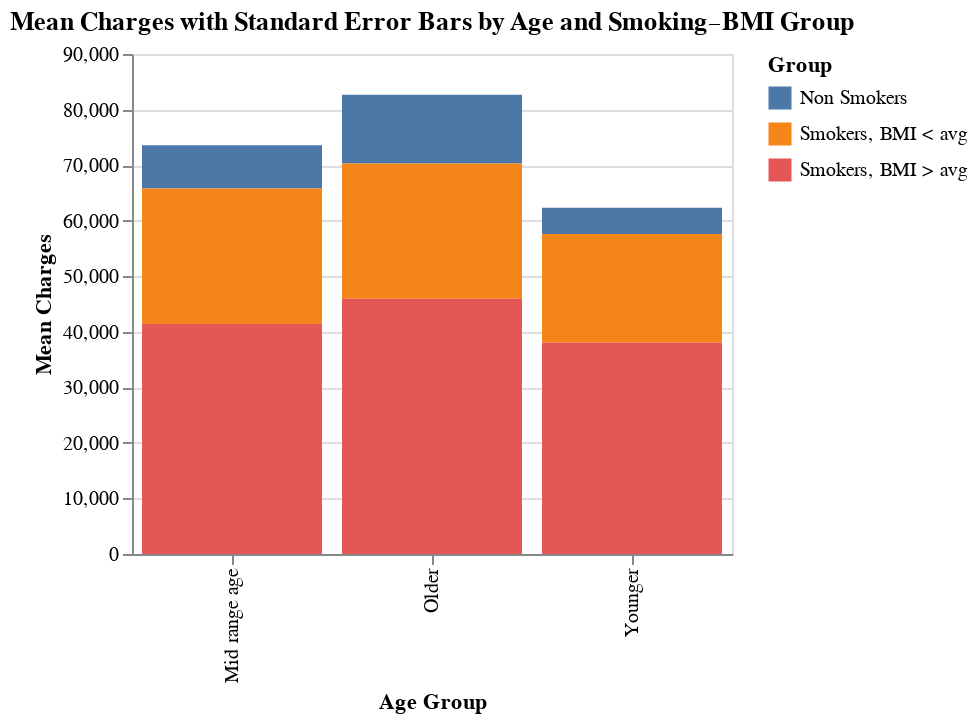

Notebook code cell kept with this figure:
### Code cell
# Plot 1: Bar chart with error bars

bar = alt.Chart(group_stats).mark_bar().encode(
    x=alt.X('Age Group:N', title='Age Group'),
    y=alt.Y('mean_charge:Q', title='Mean Charges'),
    color='Group:N'
)

error = alt.Chart(group_stats).mark_errorbar().encode(
    x='Age Group:N',
    y=alt.Y('mean_charge:Q', title='Mean Charges', scale=alt.Scale(zero=False)),
    color='Group:N'
)

(bar + error).properties(
    width=300,
    height=250,
    title='Mean Charges with Standard Error Bars by Age and Smoking–BMI Group'
)

### Figure 1 — Vega-Lite specification as saved in the notebook (floating-point values rounded to 4 significant figures)
{"config": {"view": {"continuousWidth": 300, "continuousHeight": 300}}, "layer": [{"mark": {"type": "bar"}, "encoding": {"color": {"field": "Group", "type": "nominal"}, "x": {"field": "Age Group", "title": "Age Group", "type": "nominal"}, "y": {"field": "mean_charge", "title": "Mean Charges", "type": "quantitative"}}}, {"mark": {"type": "errorbar"}, "encoding": {"color": {"field": "Group", "type": "nominal"}, "x": {"field": "Age Group", "type": "nominal"}, "y": {"field": "mean_charge", "scale": {"zero": false}, "title": "Mean Charges", "type": "quantitative"}}}], "data": {"name": "data-31b0b9e919dd96475f2b4b4e816ea99b"}, "height": 250, "title": "Mean Charges with Standard Error Bars by Age and Smoking–BMI Group", "width": 300, "$schema": "https://vega.github.io/schema/vega-lite/v5.20.1.json", "datasets": {"data-31b0b9e919dd96475f2b4b4e816ea99b": [{"Age Group": "Mid range age", "Group": "Non Smokers", "mean_charge": 7766.0, "sd": 4011.0, "n": 288, "se": 236.3}, {"Age Group": "Mid range age", "Group": "Smokers, BMI < avg", "mean_charge": 24420.0, "sd": 9450.0, "n": 44, "se": 1425.0}, {"Age Group": "Mid range age", "Group": "Smokers, BMI > avg", "mean_charge": 41380.0, "sd": 3710.0, "n": 38, "se": 601.9}, {"Age Group": "Older", "Group": "Non Smokers", "mean_charge": 12410.0, "sd": 5079.0, "n": 315, "se": 286.2}, {"Age Group": "Older", "Group": "Smokers, BMI < avg", "mean_charge": 24340.0, "sd": 1891.0, "n": 29, "se": 351.2}, {"Age Group": "Older", "Group": "Smokers, BMI > avg", "mean_charge": 45930.0, "sd": 4852.0, "n": 36, "se": 808.6}, {"Age Group": "Younger", "Group": "Non Smokers", "mean_charge": 4733.0, "sd": 5063.0, "n": 335, "se": 276.6}, {"Age Group": "Younger", "Group": "Smokers, BMI < avg", "mean_charge": 19580.0, "sd": 5614.0, "n": 50, "se": 793.9}, {"Age Group": "Younger", "Group": "Smokers, BMI > avg", "mean_charge": 38010.0, "sd": 4655.0, "n": 43, "se": 709.9}]}}
